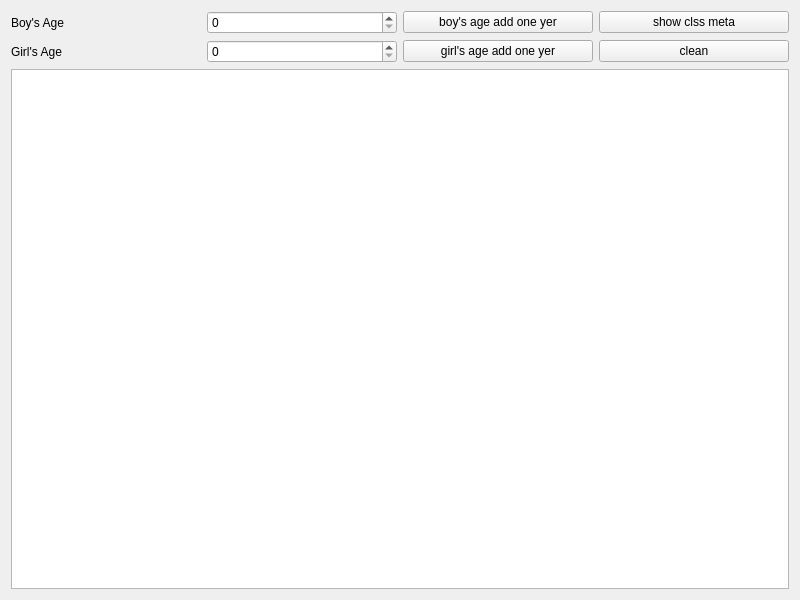
<?xml version="1.0" encoding="UTF-8"?>
<ui version="4.0">
 <class>Widget</class>
 <widget class="QWidget" name="Widget">
  <property name="geometry">
   <rect>
    <x>0</x>
    <y>0</y>
    <width>800</width>
    <height>600</height>
   </rect>
  </property>
  <property name="windowTitle">
   <string>Widget</string>
  </property>
  <layout class="QVBoxLayout" name="verticalLayout">
   <item>
    <layout class="QGridLayout" name="gridLayout">
     <item row="0" column="0">
      <widget class="QLabel" name="label">
       <property name="text">
        <string>Boy's Age</string>
       </property>
       <property name="buddy">
        <cstring>spinBoyAge</cstring>
       </property>
      </widget>
     </item>
     <item row="0" column="1">
      <widget class="QSpinBox" name="spinBoyAge">
       <property name="maximum">
        <number>200</number>
       </property>
      </widget>
     </item>
     <item row="0" column="2">
      <widget class="QPushButton" name="btnBoyAdd">
       <property name="text">
        <string>boy's age add one yer</string>
       </property>
      </widget>
     </item>
     <item row="0" column="3">
      <widget class="QPushButton" name="btnShowMeta">
       <property name="text">
        <string>show clss meta</string>
       </property>
      </widget>
     </item>
     <item row="1" column="0">
      <widget class="QLabel" name="label_2">
       <property name="text">
        <string>Girl's Age</string>
       </property>
       <property name="buddy">
        <cstring>spinGirlAge</cstring>
       </property>
      </widget>
     </item>
     <item row="1" column="1">
      <widget class="QSpinBox" name="spinGirlAge">
       <property name="maximum">
        <number>200</number>
       </property>
      </widget>
     </item>
     <item row="1" column="2">
      <widget class="QPushButton" name="btnGirlAdd">
       <property name="text">
        <string>girl's age add one yer</string>
       </property>
      </widget>
     </item>
     <item row="1" column="3">
      <widget class="QPushButton" name="btnClean">
       <property name="text">
        <string>clean</string>
       </property>
      </widget>
     </item>
    </layout>
   </item>
   <item>
    <widget class="QTextEdit" name="textEdit"/>
   </item>
  </layout>
 </widget>
 <resources/>
 <connections>
  <connection>
   <sender>btnClean</sender>
   <signal>clicked()</signal>
   <receiver>textEdit</receiver>
   <slot>clear()</slot>
   <hints>
    <hint type="sourcelabel">
     <x>703</x>
     <y>51</y>
    </hint>
    <hint type="destinationlabel">
     <x>664</x>
     <y>156</y>
    </hint>
   </hints>
  </connection>
 </connections>
</ui>
